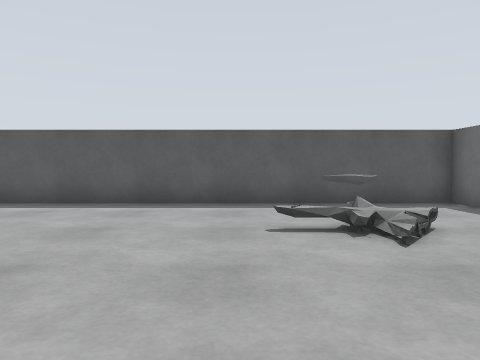
View 1 (above)

24 first-person views from a walk through a Gazebo world. The camera is 0.9 m above the floor, tilts 2° down and sees 70° across. The floor is counted in squares, 1 m on a side. Each view is taken from the middle of a square. On the plan, view 1 faces up. The plan holds only what a view shows up to about 12 squares ahead; the rest is blank.

View 2
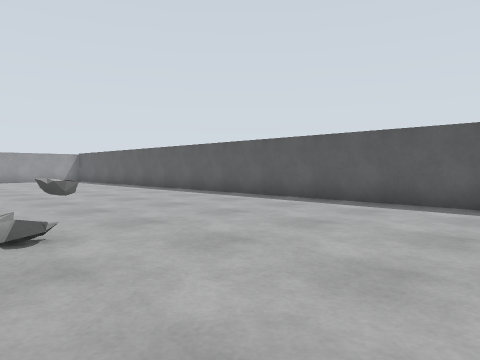

View 3
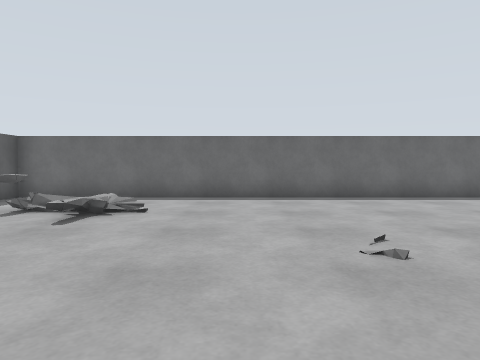

View 4
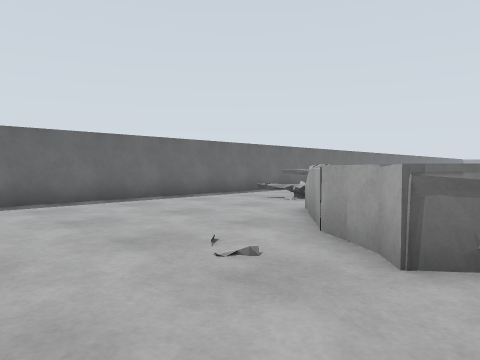

View 5
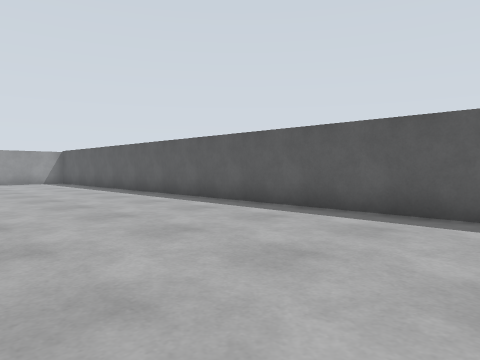

View 6
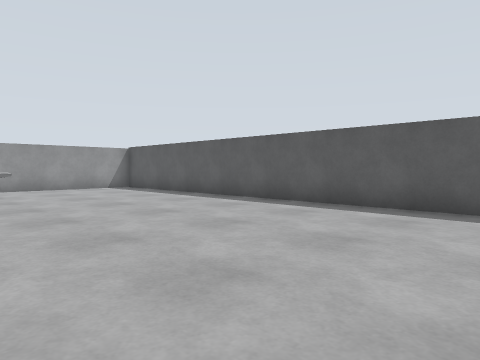

View 7
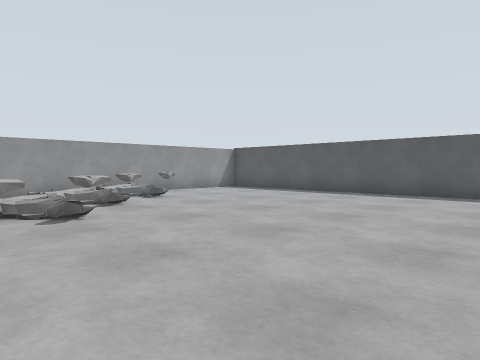

View 8
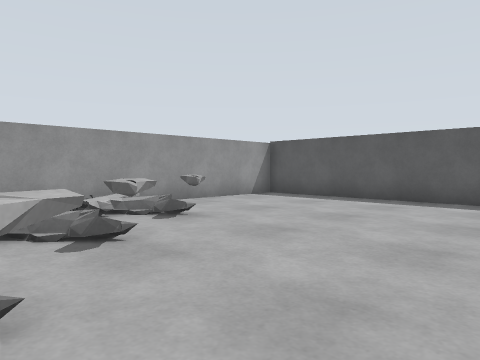

View 9
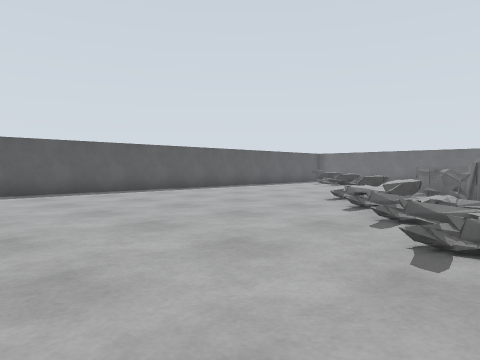

View 10
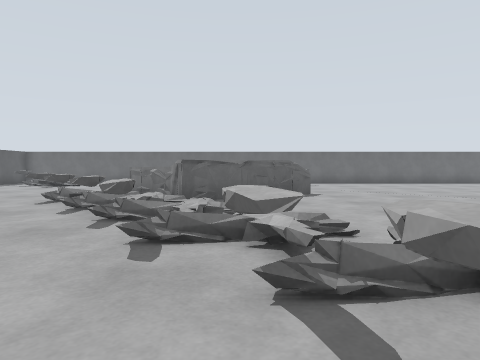

View 11
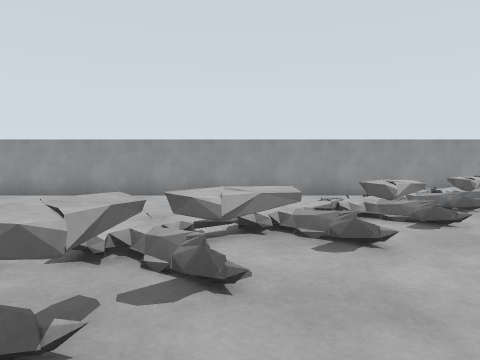

View 12
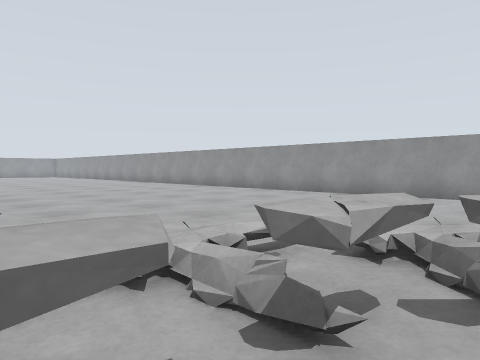

View 13
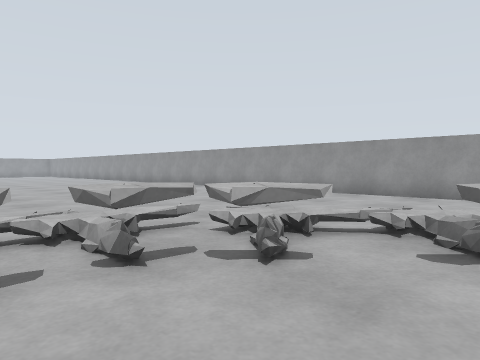

View 14
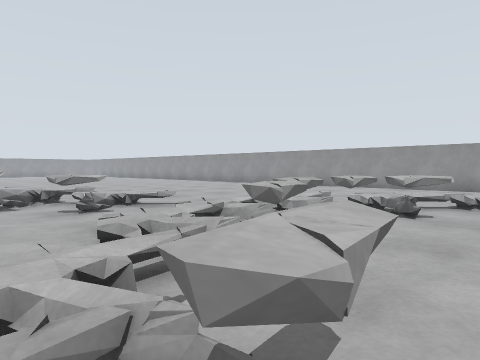

View 15
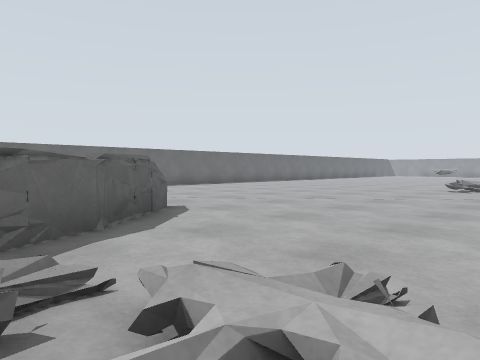

View 16
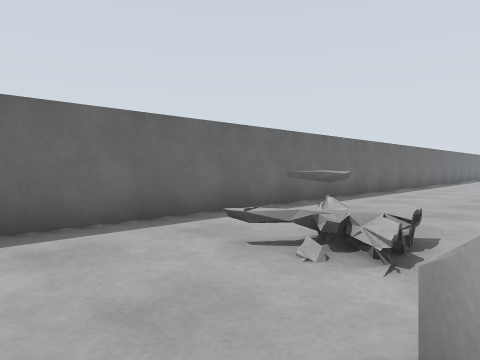

View 17
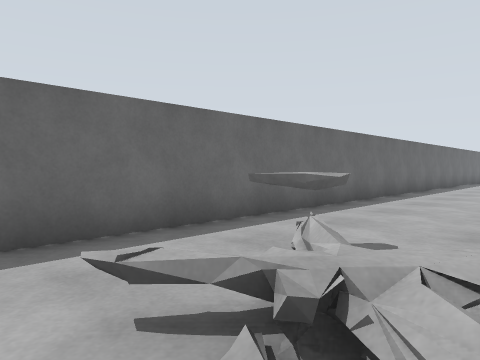

View 18
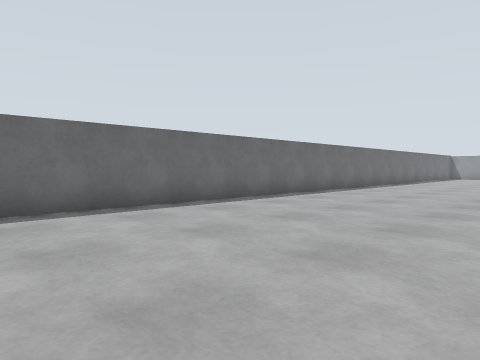

View 19
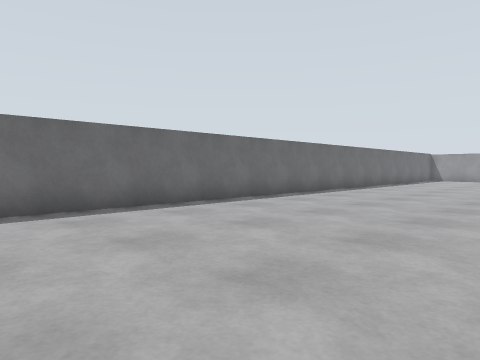

View 20
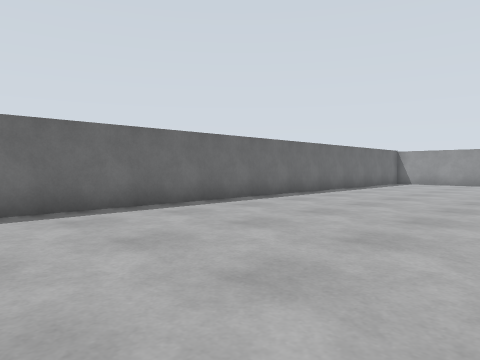

View 21
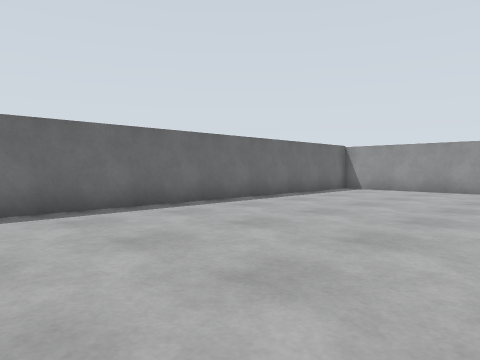

View 22
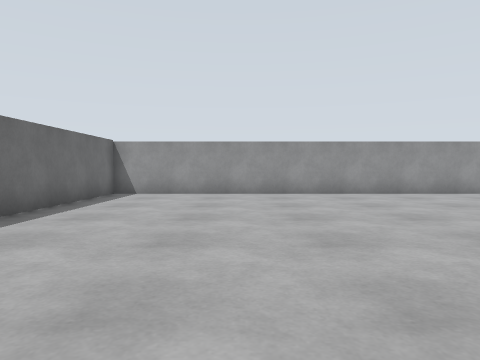

View 23
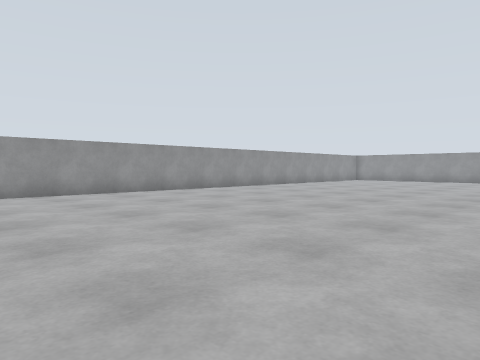

View 24
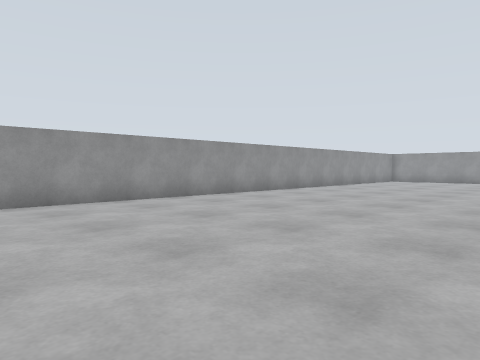

### Floor plan
Key: @ floor where view 1 was taken; # wall or solid block; x gap in a wall; . floor; / step, stairs or slope; = window, fence, low wall or low ledge.
Columns run from 25 left of view 1 to 6 right of it. Each row starts with its distance up from view 1.
  9 ################################
  8 #..............................#
  7 #..........................==..#
  6 #..........................=...#
  5 #.........................=/=..#
  4 #........................../...#
  3 #.==...........................#
  2 #==............................#
  1 # =x=..............==..........#
  0 # ==..=..........====.=..@.....#
 -1 #..===x.........=========......#
 -2 #.. ==#=........===#=   =......#
 -3 #    ===......====.##    =.....#
 -4 #... =====..=====...#    =.....#
 -5 #......========.....##    ===..#
 -6 #.......=====x.......#=   .=...#
 -7 #........===.=. ........  .==..#
 -8 #. ............ ......... .....#
 -9 #    .....=.==. ...............#
-10 #.........===== ...............#
-11 #..........===   ..............#
-12 # ..........==   ..............#
-13    .......       ..... ........#
-14     ......       ....   .......#
-15      .....       ...   ........#
-16       ....              .......#
-17        ...             ........#
-18                        ........#
-19                         .......#
-20                         .......#
-21                        ........#
-22                         .......#
-23                        ........#
-24                        ........#
-25                         .......#
-26                         .......#
-27                        ........#
-28                         .......#
-29                      ..........#
-30                 ...............#
-31            ....................#
-32            ....................#
-33            ....................#
-34           .....................#
-35           .....................#
-36           .....................#
-37            ....................#
-38             ...................#
-39              ..................#
-40               .................#
-41                #################

Positions as (right, up) in squares from view 1, and headings:
1: (0, 0), facing up
2: (-1, 0), facing up-left
3: (-5, 2), facing right
4: (-4, 3), facing down-right
5: (-4, 2), facing up-left
6: (-10, 1), facing up-left
7: (-13, -3), facing up-left
8: (-17, -1), facing up-left
9: (-15, -4), facing up-right
10: (-15, -4), facing right
11: (-14, -4), facing left
12: (-14, -4), facing down-left
13: (-14, -2), facing down-left
14: (-10, -2), facing down-left
15: (-10, -2), facing down-right
16: (0, -2), facing down-right
17: (1, -4), facing down-right
18: (-2, -10), facing down-right
19: (-2, -15), facing down-right
20: (-2, -21), facing down-right
21: (-2, -27), facing down-right
22: (1, -29), facing down
23: (-1, -29), facing down-left
24: (-2, -32), facing down-left
